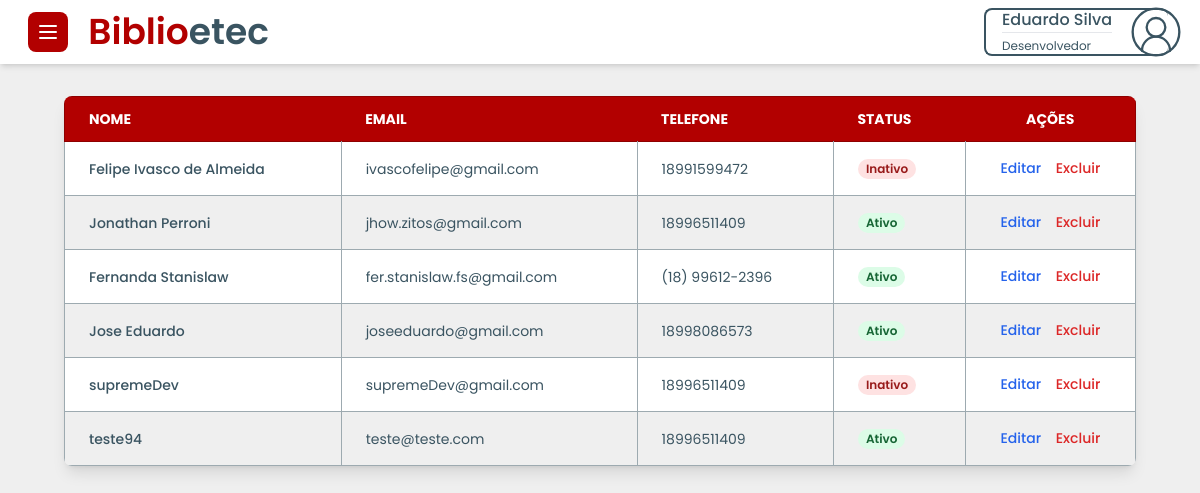
The page /ScreenDev/sidebavDevNew/lista/listadevNew.php on the database as committed earlier.
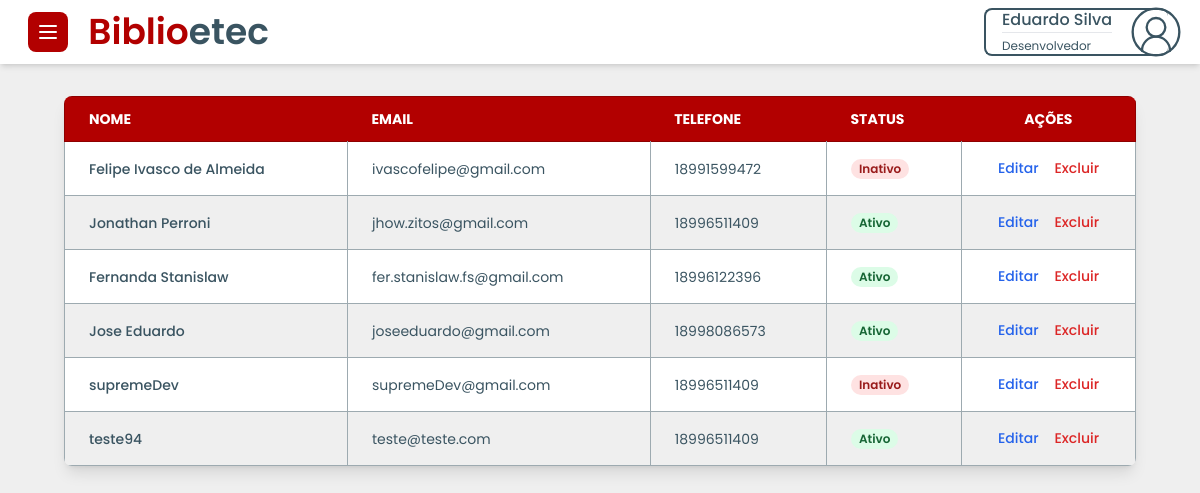
The same page on the database as committed later.
### tables this page shows
CREATE TABLE IF NOT EXISTS `tbdev` (
  `codigo` int(11) NOT NULL,
  `nome` varchar(100) NOT NULL,
  `cpf` varchar(20) NOT NULL,
  `email` varchar(220) NOT NULL,
  `password` varchar(220) NOT NULL,
  `telefone` varchar(30) DEFAULT NULL,
  `celular` varchar(30) DEFAULT NULL,
  `acesso` varchar(15) DEFAULT NULL,
  `codigo_autenticacao` varchar(8) DEFAULT NULL,
  `chave_recuperar_senha` varchar(220) DEFAULT NULL,
  `data_codigo_autenticacao` datetime DEFAULT NULL,
  `statusDev` tinyint(1) DEFAULT '0'
);

### ScreenDev/sidebavDevNew/lista/listadevNew.php (the view, shortened to what this page needs)
<!DOCTYPE html>
<html lang="pt-br">
<head>
    <script src="https://cdn.tailwindcss.com"></script>
    <link href="https://cdn.jsdelivr.net/npm/flowbite@2.5.1/dist/flowbite.min.css" rel="stylesheet" />
    <link rel="stylesheet" href="../../../User_etec/css/defaults.css">
</head>
<body>
    <nav class="flex justify-between items-center py-2 px-4 bg-white shadow-md">
        <div id="nav-left-side">
            <button data-drawer-target="default-sidebar" data-drawer-toggle="default-sidebar" aria-controls="default-sidebar" type="button" class="inline-flex items-center p-2 ms-3 bg-[var(--primary)] text-sm text-white rounded-lg hover:bg-[var(--primary-emphasis)] focus:outline-none focus:ring-2 focus:ring-gray-200 dark:text-white dark:hover:bg-[var(--primary-emphasis)]">
            </button>
            <a href="#" class="text-4xl mx-4 text-primary font-semibold hidden md:inline" tabindex="-1">Biblio<span class="text-secondary">etec</span></a>
        </div>
        <button id="dropdown-perfil" data-dropdown-toggle="dropdown" class="flex justify-between items-center max-h-12 pl-4 mr-4 bg-white border-2 border-solid border-[var(--secondary)] border-r-0 rounded-lg text-[var(--secondary)] text-left flex-nowrap text-nowrap" type="button">
            <div>
                <span class="text-[var(--secondary)] font-medium">Eduardo Silva</span>
                <hr>
                <span class="text-xs text-[var(--secondary)]">Desenvolvedor</span>
            </div>
        </button>
    </nav>
    <main class="mx-1 sm:mx-16 my-8">
        <div class="relative overflow-x-auto shadow-lg rounded-lg">
            <table class="min-w-full text-sm text-left rtl:text-right text-[var(--secondary)]">
                <thead class="text-sm text-white uppercase bg-[var(--primary)] border border-[var(--primary-emphasis)]">
                    <tr class="">
                        <th scope="col" class="px-6 py-3">Nome</th>
                        <th scope="col" class="px-6 py-3">Email</th>
                        <th scope="col" class="px-6 py-3">Telefone</th>
                        <th scope="col" class="px-6 py-3">Status</th>
                        <th scope="col" class="px-6 py-3 text-center">Ações</th>
                    </tr>
                </thead>
                <tbody class="border border-[var(--grey)]">
                <?php
                    include("../../../conexao.php");
                    $sql = "SELECT nome, email, telefone, statusDev FROM tbdev";
                    $result = mysqli_query($conn, $sql);
                    if (mysqli_num_rows($result) > 0) {
                        while($row = mysqli_fetch_assoc($result)) {
                            $status = $row["statusDev"] == 1 ? "Ativo" : "Inativo";
                            echo '
                            <tr class="odd:bg-white even:bg-[var(--off-white)] border-b border-[var(--grey)]">
                                <th scope="row" class="px-6 py-4 font-medium text-[var(--secondary)] whitespace-nowrap border-r border-[var(--grey)]">
                                    ' . htmlspecialchars($row["nome"]) . '
                                </th>
                                <td class="px-6 py-4 border-r border-[var(--grey)]">' . htmlspecialchars($row["email"]) . '</td>
                                <td class="px-6 py-4 border-r border-[var(--grey)]">' . htmlspecialchars($row["telefone"]) . '</td>
                                <td class="px-6 py-4 border-r border-[var(--grey)]">
                                    <span class="px-2 inline-flex text-xs leading-5 font-semibold rounded-full ' . ($status == 'Ativo' ? 'bg-green-100 text-green-800' : 'bg-red-100 text-red-800') . '">
                                        ' . htmlspecialchars($status) . '
                                    </span>
                                </td>
                                <td class="flex justify-between md:justify-evenly gap-1 px-6 py-4">
                                    <a href="#" class="font-medium text-blue-600 hover:underline">Editar</a>
                                    <a href="#" class="font-medium text-red-600 hover:underline">Excluir</a>
                                </td>
                            </tr>';
                        }
                    } else {
                        echo '<tr><td colspan="5" class="text-center px-6 py-4">Nenhum dado encontrado</td></tr>';
                    }
                ?>
                </tbody>
            </table>
        </div>
    </main>
</body>
</html>

### User_etec/css/defaults.css (style rules this page uses)
:root { --primary: #b20000; --primary-emphasis: #8e0000; --primary-light: #f0bebe; --secondary: #3a5461; --secondary-emphasis: #23323a; --light-grey: #d8dddf; --grey: #9daab0; --dark-grey: #273336; --off-black: #141617; --off-white: #efefef; }
* { box-sizing: border-box !important; font-family: "Poppins", sans-serif !important; }
body { width: 100% !important; display: flex !important; flex-direction: column !important; background-color: var(--off-white) !important; }
.text-primary { color: var(--primary) !important; }
.text-secondary { color: var(--secondary) !important; }

Rows that differ between the two databases and show on the page:
changed tbdev "Fernanda Stanislaw": telefone "(18) 99612-2396" → "18996122396"
